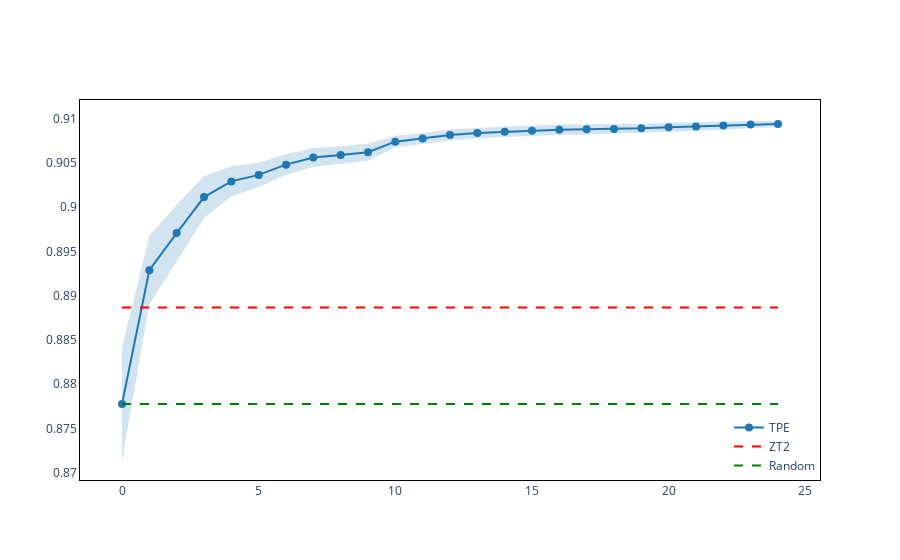
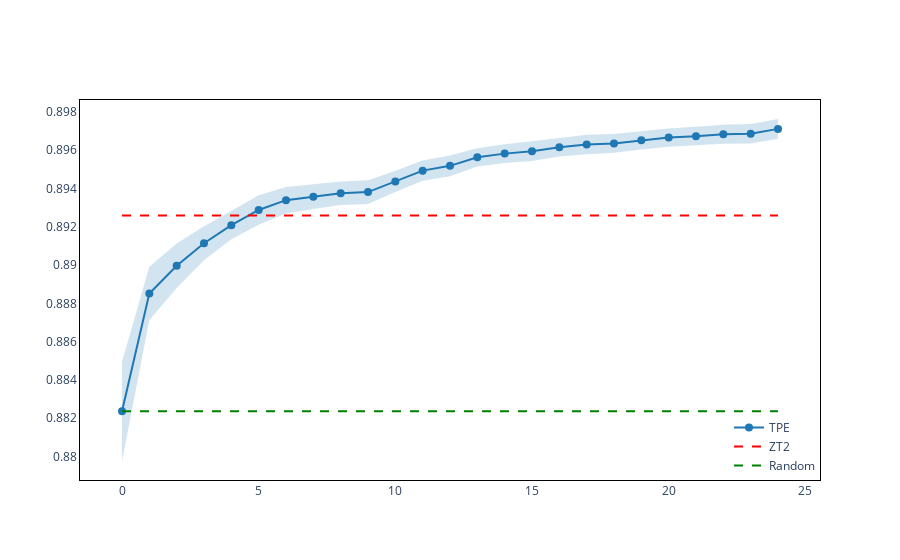
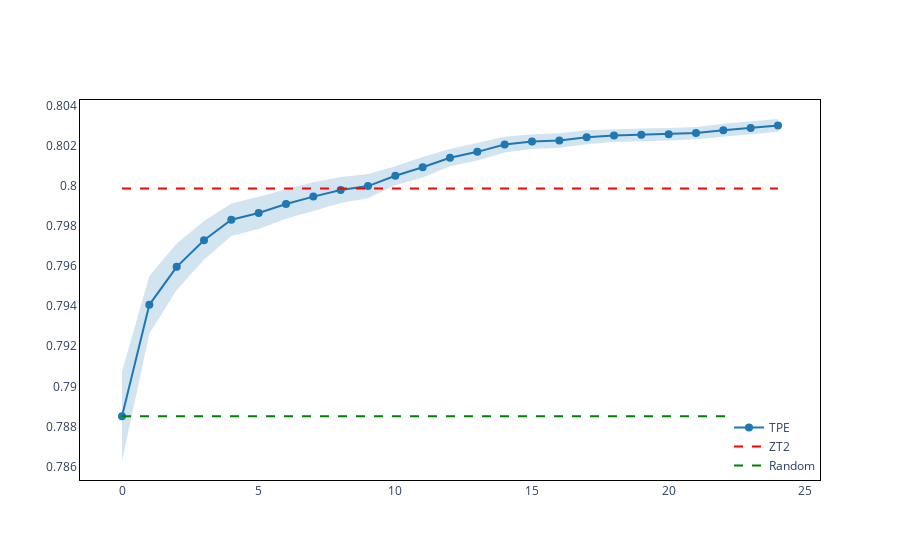
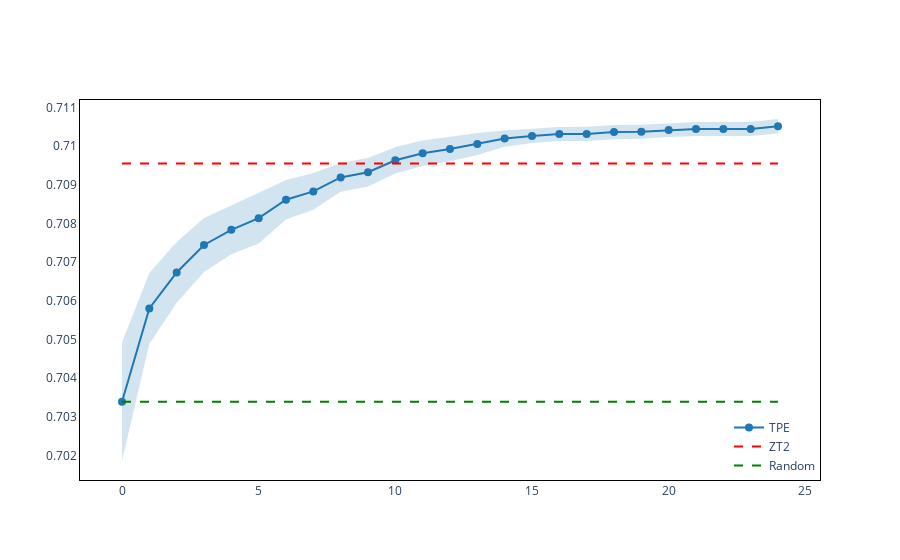

The notebook cell saved with these charts, in order:
### Code cell
#dataset_id_list = [38, 179, 298, 917, 1049, 1111, 1120, 1128, 1169, 1597, 42206]
dataset_id_list = [917, 1049, 1111, 1464, 1494, 1510, 1558, 4534, 23381, 40536]

for dataset_id in dataset_id_list:    
    plot_hpo_performance(df_kb_optuna_trials_realworld, results_df=results_df
                     , dataset=dataset_id, exclude_default=True
                     , save_file=True, only_increasing=True
                     , plot_all_traces=False, show_confidence_interval=True, remove_headers=True, file_prefix='core')

### Figure 1 — Plotly figure (JSON) as saved in the notebook; plotly's stock layout.template omitted (floating-point values rounded to 4 significant figures)
{"data": [{"fill": "toself", "fillcolor": "rgba(31, 119, 180, 0.2)", "hoverinfo": "skip", "line": {"color": "rgba(255,255,255,0)"}, "showlegend": false, "type": "scatter", "x": [0, 1, 2, 3, 4, 5, 6, 7, 8, 9, 10, 11, 12, 13, 14, 15, 16, 17, 18, 19, 20, 21, 22, 23, 24, 24, 23, 22, 21, 20, 19, 18, 17, 16, 15, 14, 13, 12, 11, 10, 9, 8, 7, 6, 5, 4, 3, 2, 1, 0], "y": [0.8842, 0.8967, 0.9003, 0.9035, 0.9046, 0.905, 0.906, 0.9067, 0.9069, 0.9071, 0.9081, 0.9084, 0.9088, 0.909, 0.9091, 0.9092, 0.9093, 0.9094, 0.9094, 0.9094, 0.9095, 0.9096, 0.9097, 0.9097, 0.9098, 0.909, 0.9089, 0.9087, 0.9086, 0.9085, 0.9084, 0.9082, 0.9082, 0.9082, 0.908, 0.9079, 0.9078, 0.9075, 0.9071, 0.9067, 0.9052, 0.9049, 0.9045, 0.9036, 0.9023, 0.9012, 0.8988, 0.8939, 0.889, 0.8713]}, {"line": {"color": "#1f77b4", "width": 2}, "marker": {"size": 8}, "mode": "lines+markers", "name": "TPE", "type": "scatter", "x": [0, 1, 2, 3, 4, 5, 6, 7, 8, 9, 10, 11, 12, 13, 14, 15, 16, 17, 18, 19, 20, 21, 22, 23, 24], "y": [0.8778, 0.8929, 0.8971, 0.9011, 0.9029, 0.9036, 0.9048, 0.9056, 0.9059, 0.9062, 0.9074, 0.9077, 0.9081, 0.9084, 0.9085, 0.9086, 0.9087, 0.9088, 0.9088, 0.9089, 0.909, 0.9091, 0.9092, 0.9093, 0.9094]}, {"line": {"color": "red", "dash": "dash", "width": 2}, "mode": "lines", "name": "ZT2", "showlegend": true, "type": "scatter", "x": [0, 24], "y": [0.8887, 0.8887]}, {"line": {"color": "green", "dash": "dash", "width": 2}, "mode": "lines", "name": "Random", "showlegend": true, "type": "scatter", "x": [0, 24], "y": [0.8778, 0.8778]}], "layout": {"autosize": true, "legend": {"x": 1, "xanchor": "right", "y": 0, "yanchor": "bottom"}, "paper_bgcolor": "white", "plot_bgcolor": "white", "showlegend": true, "title": {}, "xaxis": {"autorange": true, "linecolor": "black", "linewidth": 1, "mirror": true, "range": [-1.567, 25.57], "showline": true, "title": {}, "type": "linear"}, "yaxis": {"autorange": true, "linecolor": "black", "linewidth": 1, "mirror": true, "range": [0.8691, 0.9128], "showline": true, "title": {}, "type": "linear"}}}

### Figure 2 — Plotly figure (JSON) as saved in the notebook; plotly's stock layout.template omitted (floating-point values rounded to 4 significant figures)
{"data": [{"fill": "toself", "fillcolor": "rgba(31, 119, 180, 0.2)", "hoverinfo": "skip", "line": {"color": "rgba(255,255,255,0)"}, "showlegend": false, "type": "scatter", "x": [0, 1, 2, 3, 4, 5, 6, 7, 8, 9, 10, 11, 12, 13, 14, 15, 16, 17, 18, 19, 20, 21, 22, 23, 24, 24, 23, 22, 21, 20, 19, 18, 17, 16, 15, 14, 13, 12, 11, 10, 9, 8, 7, 6, 5, 4, 3, 2, 1, 0], "y": [0.885, 0.8899, 0.8911, 0.892, 0.8928, 0.8936, 0.8941, 0.8942, 0.8944, 0.8944, 0.8949, 0.8955, 0.8957, 0.8961, 0.8963, 0.8965, 0.8966, 0.8968, 0.8968, 0.897, 0.8971, 0.8972, 0.8973, 0.8974, 0.8976, 0.8966, 0.8964, 0.8963, 0.8963, 0.8962, 0.896, 0.8959, 0.8958, 0.8957, 0.8954, 0.8953, 0.8952, 0.8946, 0.8944, 0.8938, 0.8932, 0.8931, 0.8929, 0.8927, 0.8921, 0.8913, 0.8903, 0.8888, 0.8871, 0.8798]}, {"line": {"color": "#1f77b4", "width": 2}, "marker": {"size": 8}, "mode": "lines+markers", "name": "TPE", "type": "scatter", "x": [0, 1, 2, 3, 4, 5, 6, 7, 8, 9, 10, 11, 12, 13, 14, 15, 16, 17, 18, 19, 20, 21, 22, 23, 24], "y": [0.8824, 0.8885, 0.89, 0.8911, 0.8921, 0.8929, 0.8934, 0.8936, 0.8938, 0.8938, 0.8944, 0.8949, 0.8952, 0.8956, 0.8958, 0.896, 0.8962, 0.8963, 0.8964, 0.8965, 0.8967, 0.8967, 0.8968, 0.8969, 0.8971]}, {"line": {"color": "red", "dash": "dash", "width": 2}, "mode": "lines", "name": "ZT2", "showlegend": true, "type": "scatter", "x": [0, 24], "y": [0.8926, 0.8926]}, {"line": {"color": "green", "dash": "dash", "width": 2}, "mode": "lines", "name": "Random", "showlegend": true, "type": "scatter", "x": [0, 24], "y": [0.8824, 0.8824]}], "layout": {"autosize": true, "legend": {"x": 1, "xanchor": "right", "y": 0, "yanchor": "bottom"}, "paper_bgcolor": "white", "plot_bgcolor": "white", "showlegend": true, "title": {}, "xaxis": {"autorange": true, "linecolor": "black", "linewidth": 1, "mirror": true, "range": [-1.567, 25.57], "showline": true, "title": {}, "type": "linear"}, "yaxis": {"autorange": true, "linecolor": "black", "linewidth": 1, "mirror": true, "range": [0.8788, 0.8987], "showline": true, "title": {}, "type": "linear"}}}

### Figure 3 — Plotly figure (JSON) as saved in the notebook; plotly's stock layout.template omitted (floating-point values rounded to 4 significant figures)
{"data": [{"fill": "toself", "fillcolor": "rgba(31, 119, 180, 0.2)", "hoverinfo": "skip", "line": {"color": "rgba(255,255,255,0)"}, "showlegend": false, "type": "scatter", "x": [0, 1, 2, 3, 4, 5, 6, 7, 8, 9, 10, 11, 12, 13, 14, 15, 16, 17, 18, 19, 20, 21, 22, 23, 24, 24, 23, 22, 21, 20, 19, 18, 17, 16, 15, 14, 13, 12, 11, 10, 9, 8, 7, 6, 5, 4, 3, 2, 1, 0], "y": [0.7907, 0.7955, 0.7971, 0.7983, 0.7991, 0.7995, 0.7998, 0.8002, 0.8004, 0.8006, 0.801, 0.8014, 0.8018, 0.8021, 0.8025, 0.8026, 0.8026, 0.8028, 0.8028, 0.8029, 0.8029, 0.8029, 0.8031, 0.8032, 0.8033, 0.8027, 0.8026, 0.8025, 0.8023, 0.8023, 0.8022, 0.8022, 0.8021, 0.8019, 0.8018, 0.8017, 0.8013, 0.801, 0.8004, 0.8, 0.7994, 0.7991, 0.7987, 0.7984, 0.7978, 0.7975, 0.7963, 0.7948, 0.7926, 0.7863]}, {"line": {"color": "#1f77b4", "width": 2}, "marker": {"size": 8}, "mode": "lines+markers", "name": "TPE", "type": "scatter", "x": [0, 1, 2, 3, 4, 5, 6, 7, 8, 9, 10, 11, 12, 13, 14, 15, 16, 17, 18, 19, 20, 21, 22, 23, 24], "y": [0.7885, 0.7941, 0.796, 0.7973, 0.7983, 0.7987, 0.7991, 0.7995, 0.7998, 0.8, 0.8005, 0.8009, 0.8014, 0.8017, 0.8021, 0.8022, 0.8023, 0.8024, 0.8025, 0.8025, 0.8026, 0.8026, 0.8028, 0.8029, 0.803]}, {"line": {"color": "red", "dash": "dash", "width": 2}, "mode": "lines", "name": "ZT2", "showlegend": true, "type": "scatter", "x": [0, 24], "y": [0.7999, 0.7999]}, {"line": {"color": "green", "dash": "dash", "width": 2}, "mode": "lines", "name": "Random", "showlegend": true, "type": "scatter", "x": [0, 24], "y": [0.7885, 0.7885]}], "layout": {"autosize": true, "legend": {"x": 1, "xanchor": "right", "y": 0, "yanchor": "bottom"}, "paper_bgcolor": "white", "plot_bgcolor": "white", "showlegend": true, "title": {}, "xaxis": {"autorange": true, "linecolor": "black", "linewidth": 1, "mirror": true, "range": [-1.567, 25.57], "showline": true, "title": {}, "type": "linear"}, "yaxis": {"autorange": true, "linecolor": "black", "linewidth": 1, "mirror": true, "range": [0.7853, 0.8045], "showline": true, "title": {}, "type": "linear"}}}

### Figure 4 — Plotly figure (JSON) as saved in the notebook; plotly's stock layout.template omitted (floating-point values rounded to 4 significant figures)
{"data": [{"fill": "toself", "fillcolor": "rgba(31, 119, 180, 0.2)", "hoverinfo": "skip", "line": {"color": "rgba(255,255,255,0)"}, "showlegend": false, "type": "scatter", "x": [0, 1, 2, 3, 4, 5, 6, 7, 8, 9, 10, 11, 12, 13, 14, 15, 16, 17, 18, 19, 20, 21, 22, 23, 24, 24, 23, 22, 21, 20, 19, 18, 17, 16, 15, 14, 13, 12, 11, 10, 9, 8, 7, 6, 5, 4, 3, 2, 1, 0], "y": [0.7049, 0.7067, 0.7075, 0.7081, 0.7085, 0.7088, 0.7091, 0.7093, 0.7096, 0.7097, 0.71, 0.7101, 0.7102, 0.7103, 0.7104, 0.7104, 0.7105, 0.7105, 0.7105, 0.7106, 0.7106, 0.7106, 0.7106, 0.7106, 0.7107, 0.7103, 0.7103, 0.7103, 0.7103, 0.7102, 0.7102, 0.7102, 0.7101, 0.7101, 0.7101, 0.71, 0.7098, 0.7096, 0.7095, 0.7093, 0.709, 0.7088, 0.7084, 0.7081, 0.7075, 0.7072, 0.7067, 0.7059, 0.7049, 0.7019]}, {"line": {"color": "#1f77b4", "width": 2}, "marker": {"size": 8}, "mode": "lines+markers", "name": "TPE", "type": "scatter", "x": [0, 1, 2, 3, 4, 5, 6, 7, 8, 9, 10, 11, 12, 13, 14, 15, 16, 17, 18, 19, 20, 21, 22, 23, 24], "y": [0.7034, 0.7058, 0.7067, 0.7074, 0.7078, 0.7081, 0.7086, 0.7088, 0.7092, 0.7093, 0.7096, 0.7098, 0.7099, 0.7101, 0.7102, 0.7103, 0.7103, 0.7103, 0.7104, 0.7104, 0.7104, 0.7104, 0.7104, 0.7104, 0.7105]}, {"line": {"color": "red", "dash": "dash", "width": 2}, "mode": "lines", "name": "ZT2", "showlegend": true, "type": "scatter", "x": [0, 24], "y": [0.7095, 0.7095]}, {"line": {"color": "green", "dash": "dash", "width": 2}, "mode": "lines", "name": "Random", "showlegend": true, "type": "scatter", "x": [0, 24], "y": [0.7034, 0.7034]}], "layout": {"autosize": true, "legend": {"x": 1, "xanchor": "right", "y": 0, "yanchor": "bottom"}, "paper_bgcolor": "white", "plot_bgcolor": "white", "showlegend": true, "title": {}, "xaxis": {"autorange": true, "linecolor": "black", "linewidth": 1, "mirror": true, "range": [-1.567, 25.57], "showline": true, "title": {}, "type": "linear"}, "yaxis": {"autorange": true, "linecolor": "black", "linewidth": 1, "mirror": true, "range": [0.7014, 0.7113], "showline": true, "title": {}, "type": "linear"}}}
